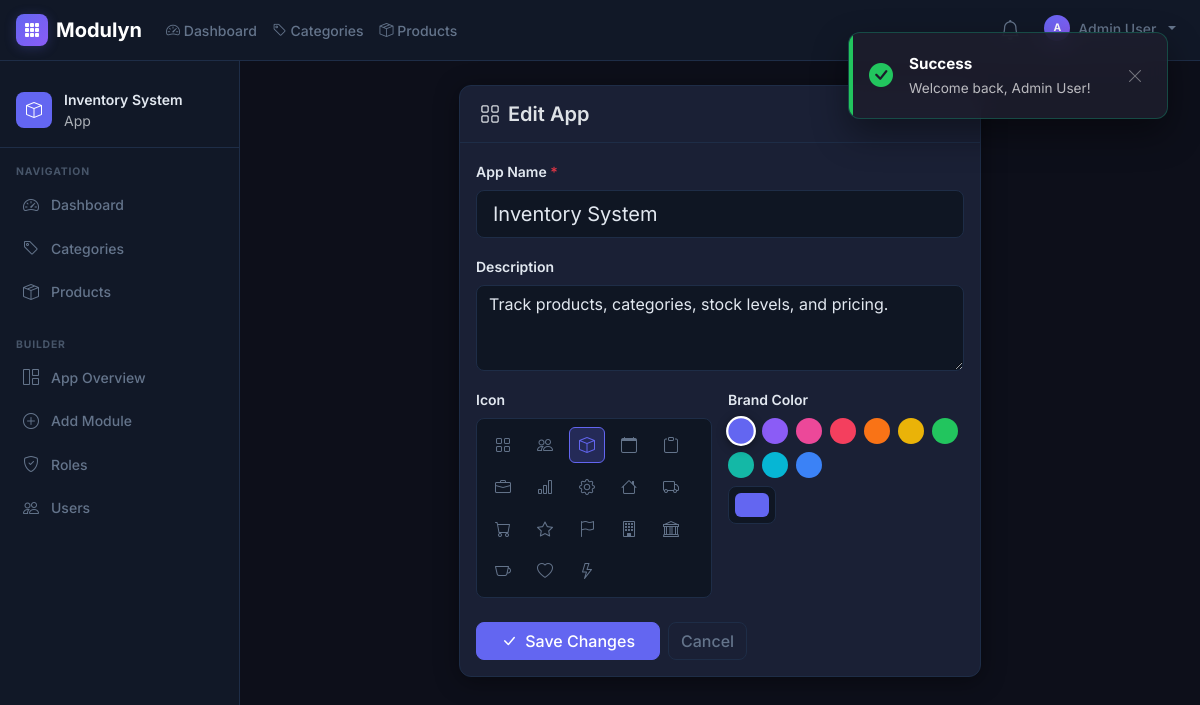
/apps/1/edit (signed in), run on the app's committed database.
### tables this page shows
CREATE TABLE IF NOT EXISTS `modules` (
    `id`            INT UNSIGNED   NOT NULL AUTO_INCREMENT,
    `app_id`        INT UNSIGNED   NOT NULL,
    `name`          VARCHAR(120)   NOT NULL,
    `slug`          VARCHAR(120)   NOT NULL,   
    `description`   TEXT           NULL,
    `icon`          VARCHAR(80)    NOT NULL DEFAULT 'bi-table',
    `sort_order`    INT            NOT NULL DEFAULT 0,
    `is_active`     TINYINT(1)     NOT NULL DEFAULT 1,
    `settings`      JSON           NULL,       
    `created_at`    DATETIME       NOT NULL DEFAULT CURRENT_TIMESTAMP,
    `updated_at`    DATETIME       NOT NULL DEFAULT CURRENT_TIMESTAMP ON UPDATE CURRENT_TIMESTAMP,
    PRIMARY KEY (`id`),
    UNIQUE KEY `uq_modules_app_slug` (`app_id`, `slug`),
    CONSTRAINT `fk_modules_app` FOREIGN KEY (`app_id`) REFERENCES `apps` (`id`) ON DELETE CASCADE
);

CREATE TABLE IF NOT EXISTS `apps` (
    `id`          INT UNSIGNED     NOT NULL AUTO_INCREMENT,
    `name`        VARCHAR(120)     NOT NULL,
    `slug`        VARCHAR(120)     NOT NULL,    
    `description` TEXT             NULL,
    `icon`        VARCHAR(80)      NOT NULL DEFAULT 'bi-grid',   
    `color`       VARCHAR(20)      NOT NULL DEFAULT '#6366f1',   
    `owner_id`    INT UNSIGNED     NOT NULL,
    `is_active`   TINYINT(1)       NOT NULL DEFAULT 1,
    `settings`    JSON             NULL,        
    `created_at`  DATETIME         NOT NULL DEFAULT CURRENT_TIMESTAMP,
    `updated_at`  DATETIME         NOT NULL DEFAULT CURRENT_TIMESTAMP ON UPDATE CURRENT_TIMESTAMP,
    PRIMARY KEY (`id`),
    UNIQUE KEY `uq_apps_slug` (`slug`),
    CONSTRAINT `fk_apps_owner` FOREIGN KEY (`owner_id`) REFERENCES `users` (`id`) ON DELETE CASCADE
);

### core/Controller.php (called while the page is built, shortened)
<?php
abstract class Controller
{
    protected function view(string $view, array $data = [], string $layout = 'main'): void
    {
        extract($data, EXTR_SKIP);
        $viewFile = BASE_PATH . '/views/' . str_replace('.', '/', $view) . '.php';
        require $viewFile;
        $layoutFile = BASE_PATH . '/views/layouts/' . $layout . '.php';
        require $layoutFile;
    }
}

### controllers/AppController.php (called while the page is built, shortened)
<?php
class AppController extends Controller
{
    private AppEngine $appEngine;
    public function __construct(\PDO $db)
    {
        $this->appEngine = new AppEngine($db);
    }
    public function edit(Request $req, array $params): void
    {
        $user  = Middleware::auth();
        $appId = (int)($params['id'] ?? 0);
        $app   = $this->appEngine->getApp($appId);
        $this->view('apps.create', ['title' => 'Edit App', 'app' => $app, 'user' => $user]);
    }
}

### index.php (called while the page is built, shortened)
<?php
require_once __DIR__ . '/config/database.php';
spl_autoload_register(function (string $class): void {
    $prefixes = [
        'Core\\'        => __DIR__ . '/core/',
        'Engine\\'      => __DIR__ . '/engine/',
        'Controllers\\' => __DIR__ . '/controllers/',
        'Models\\'      => __DIR__ . '/models/',
        'Plugins\\'     => __DIR__ . '/plugins/',
    ];
    foreach ($prefixes as $prefix => $dir) {
        if (str_starts_with($class, $prefix)) {
            $relative = substr($class, strlen($prefix));
            $file = $dir . str_replace('\\', '/', $relative) . '.php';
            if (file_exists($file)) {
                return;
            }
        }
    }
});
$pluginManager = new PluginManager();
$pluginManager->register(new \Plugins\AuditLog\AuditLogPlugin(getDB()));
$pluginManager->boot();
$router = new Router($pluginManager);
$request = new Request();
try {
    $router->dispatch($request);
} catch (\Exception $e) {
    file_put_contents(__DIR__.'/error.log', date('Y-m-d H:i:s') . ' | ' . $e->getMessage() . "\n" . $e->getTraceAsString() . "\n", FILE_APPEND);
    http_response_code(500);
    if (APP_ENV === 'development') {
        echo '<pre style="background:#1e1e2e;color:#cdd6f4;padding:2rem;font-family:monospace;">';
        echo '<strong style="color:#f38ba8">Error:</strong> ' . htmlspecialchars($e->getMessage()) . "\n\n";
        echo htmlspecialchars($e->getTraceAsString());
        echo '</pre>';
    } else {
        echo '<h1>Internal Server Error</h1><p>Please try again later.</p>';
    }
}

### engine/AppEngine.php (called while the page is built, shortened)
<?php
class AppEngine
{
    public function getApp(int $appId): ?array
    {
        $stmt = $this->db->prepare('SELECT * FROM apps WHERE id = ? AND is_active = 1');
        $stmt->execute([$appId]);
        return $stmt->fetch() ?: null;
    }
}

### core/Request.php (called while the page is built, shortened)
<?php
class Request
{
    public function method(): string
    {
        return strtoupper($_SERVER['REQUEST_METHOD'] ?? 'GET');
    }
}

### config/database.php (called while the page is built, shortened)
<?php
function getDB(): PDO
{
    static $pdo = null;
    if ($pdo === null) {
        $dsn = sprintf(
            'mysql:host=%s;port=%s;dbname=%s;charset=%s',
            DB_HOST, DB_PORT, DB_NAME, DB_CHARSET
        );
        $options = [
            PDO::ATTR_ERRMODE            => PDO::ERRMODE_EXCEPTION,
            PDO::ATTR_DEFAULT_FETCH_MODE => PDO::FETCH_ASSOC,
            PDO::ATTR_EMULATE_PREPARES   => false,
            PDO::ATTR_STRINGIFY_FETCHES  => false,
        ];
        $pdo = new PDO($dsn, DB_USER, DB_PASS, $options);
    }
    return $pdo;
}

### engine/ModuleEngine.php (called while the page is built, shortened)
<?php
class ModuleEngine
{
    public function listModules(int $appId): array
    {
        $stmt = $this->db->prepare(
            'SELECT * FROM modules WHERE app_id = ? AND is_active = 1 ORDER BY sort_order ASC, id ASC'
        );
        $stmt->execute([$appId]);
        return $stmt->fetchAll();
    }
}

### core/Session.php (called while the page is built, shortened)
<?php
class Session
{
    public static function get(string $key, mixed $default = null): mixed
    {
        return $_SESSION[$key] ?? $default;
    }
}

### core/Middleware.php (called while the page is built, shortened)
<?php
class Middleware
{
    public static function auth(): array
    {
        $user = Session::get('user');
        return $user;
    }
}

### views/apps/create.php (the view, shortened to what this page needs)
<div class="row justify-content-center">
<div class="col-lg-7">
<div class="card">
    <div class="card-header">
        <h5 class="mb-0 fw-semibold">
            <i class="bi bi-grid me-2"></i><?= isset($app) ? 'Edit App' : 'Create New App' ?>
        </h5>
    </div>
    <div class="card-body">
        <form method="POST"
              action="<?= isset($app) ? APP_URL.'/apps/'.$app['id'] : APP_URL.'/apps' ?>"
              class="needs-validation" novalidate>
            <div class="mb-3">
                <label for="name" class="form-label fw-semibold">App Name <span class="text-danger">*</span></label>
                <input type="text" class="form-control form-control-lg" id="name" name="name"
                       value="<?= htmlspecialchars($app['name'] ?? '') ?>"
                       placeholder="e.g., Inventory System, HR Platform" required>
            </div>
            <div class="mb-3">
                <label for="description" class="form-label fw-semibold">Description</label>
                <textarea class="form-control" id="description" name="description" rows="3"
                          placeholder="Describe what this app does..."><?= htmlspecialchars($app['description'] ?? '') ?></textarea>
            </div>
            <div class="row g-3 mb-4">
                <div class="col-md-6">
                    <label class="form-label fw-semibold">Icon</label>
                    <div class="icon-picker" id="iconPicker">
                        <?php
                        $icons = ['bi-grid','bi-people','bi-box','bi-calendar','bi-clipboard','bi-briefcase',
                                  'bi-bar-chart','bi-gear','bi-house','bi-truck','bi-cart','bi-star',
                                  'bi-flag','bi-building','bi-bank','bi-cup','bi-heart','bi-lightning'];
                        $selectedIcon = $app['icon'] ?? 'bi-grid';
                        foreach ($icons as $ic): ?>
                        <button type="button" class="icon-option <?= $ic === $selectedIcon ? 'active' : '' ?>"
                                data-icon="<?= $ic ?>" title="<?= $ic ?>">
                            <i class="bi <?= $ic ?>"></i>
                        </button>
                        <?php endforeach; ?>
                    </div>
                </div>
                <div class="col-md-6">
                    <label for="color" class="form-label fw-semibold">Brand Color</label>
                    <div class="color-presets mb-2" id="colorPresets">
                        <?php
                        $colors = ['#6366f1','#8b5cf6','#ec4899','#f43f5e','#f97316','#eab308',
                                   '#22c55e','#14b8a6','#06b6d4','#3b82f6'];
                        $selectedColor = $app['color'] ?? '#6366f1';
                        foreach ($colors as $c): ?>
                        <button type="button" class="color-dot <?= $c === $selectedColor ? 'active' : '' ?>"
                                data-color="<?= $c ?>" style="background:<?= $c ?>"></button>
                        <?php endforeach; ?>
                    </div>
                    <input type="color" class="form-control form-control-color" id="color" name="color"
                           value="<?= htmlspecialchars($selectedColor) ?>" title="Choose brand color">
                </div>
            </div>
            <div class="d-flex gap-2">
                <button type="submit" class="btn btn-primary px-4">
                    <i class="bi bi-check-lg me-1"></i> <?= isset($app) ? 'Save Changes' : 'Create App' ?>
                </button>
                <a href="<?= APP_URL ?>/apps" class="btn btn-outline-secondary">Cancel</a>
            </div>
        </form>
    </div>
</div>
</div>
</div>

### core/Router.php (shortened to what this page needs)
<?php
class Router
{
    private array $routes = [];
    private function addRoute(string $method, string $pattern, string $handler): void
    {
        $this->routes[$method][] = [
            'pattern' => $pattern,
            'handler' => $handler,
        ];
    }
    public function dispatch(Request $request): void
    {
        $method = $request->method();
        $uri    = $request->uri();
        $routeList = $this->routes[$method] ?? [];
        foreach ($routeList as $route) {
            $params = $this->matchPattern($route['pattern'], $uri);
            if ($params !== null) {
                $this->callHandler($route['handler'], $params, $request);
                return;
            }
        }
    }
    private function matchPattern(string $pattern, string $uri): ?array
    {
        $regex = preg_replace('/\{([a-zA-Z_]+)\}/', '(?P<$1>[^/]+)', $pattern);
        $regex = '#^' . $regex . '$#';
        if (preg_match($regex, $uri, $matches)) {
            return array_filter($matches, 'is_string', ARRAY_FILTER_USE_KEY);
        }
        return null;
    }
    private function callHandler(string $handler, array $params, Request $request): void
    {
        [$controllerName, $method] = explode('@', $handler);
        $controller = new $fqcn(getDB());
        $request->setRouteParams($params);
        $controller->$method($request, $params);
    }
}

### views/partials/navbar.php (shortened to what this page needs)
<?php
$user    = $user ?? \Core\Session::get('user');
$currentApp = $app ?? null;
$modules = [];
if ($currentApp) {
    $modEngine = new \Engine\ModuleEngine(getDB());
    $modules   = $modEngine->listModules($currentApp['id']);
}
?>
<nav class="navbar navbar-dark navbar-expand-lg app-navbar px-3">
    <a class="navbar-brand d-flex align-items-center gap-2" href="<?= APP_URL ?>">
        <div class="brand-icon"><i class="bi bi-grid-3x3-gap-fill"></i></div>
        <span class="fw-bold">Modulyn</span>
    </a>
    <div class="collapse navbar-collapse" id="mainNav">
        <?php if ($currentApp): ?>
        <ul class="navbar-nav me-auto">
            <li class="nav-item">
                <a class="nav-link" href="<?= APP_URL ?>/apps/<?= $currentApp['id'] ?>/dashboard">
                    <i class="bi bi-speedometer2"></i> Dashboard
                </a>
            </li>
            <?php foreach ($modules as $m): ?>
            <li class="nav-item">
                <a class="nav-link" href="<?= APP_URL ?>/apps/<?= $currentApp['id'] ?>/<?= $m['slug'] ?>">
                    <i class="bi <?= htmlspecialchars($m['icon']) ?>"></i>
                    <?= htmlspecialchars($m['name']) ?>
                </a>
            </li>
            <?php endforeach; ?>
        </ul>
        <?php endif; ?>
        <ul class="navbar-nav ms-auto gap-2 mt-3 mt-lg-0">
            <?php if ($user): ?>
            <li class="nav-item dropdown">
                <a class="nav-link d-flex align-items-center gap-1 position-relative"
                   href="#"
                   id="notifDropdown"
                   role="button"
                   data-bs-toggle="dropdown"
                   data-bs-auto-close="outside"
                   aria-expanded="false"
                   title="Notifications">
                    <div class="position-relative">
                        <i class="bi bi-bell fs-5"></i>
                    </div>
                </a>
            </li>
            <li class="nav-item dropdown">
                <a class="nav-link dropdown-toggle d-flex align-items-center gap-2" href="#" data-bs-toggle="dropdown">
                    <div class="user-avatar user-avatar-sm"><?= strtoupper(substr($user['name'], 0, 1)) ?></div>
                    <span><?= htmlspecialchars($user['name']) ?></span>
                </a>
            </li>
            <?php else: ?>
            <li class="nav-item"><a class="nav-link" href="<?= APP_URL ?>/login">Login</a></li>
            <?php endif; ?>
        </ul>
    </div>
</nav>

### views/partials/sidebar.php
<?php
$currentApp = $app ?? null;
$user = $user ?? \Core\Session::get('user');
?>
<?php if ($currentApp): ?>
<aside class="app-sidebar">
    <div class="sidebar-header">
        <div class="sidebar-app-icon" style="background: <?= htmlspecialchars($currentApp['color']) ?>">
            <i class="bi <?= htmlspecialchars($currentApp['icon']) ?>"></i>
        </div>
        <div>
            <div class="sidebar-app-name"><?= htmlspecialchars($currentApp['name']) ?></div>
            <div class="sidebar-app-sub text-muted small">App</div>
        </div>
    </div>
    <div class="sidebar-section-label">Navigation</div>
    <nav class="sidebar-nav">
        <a href="<?= APP_URL ?>/apps/<?= $currentApp['id'] ?>/dashboard" class="sidebar-link">
            <i class="bi bi-speedometer2"></i><span>Dashboard</span>
        </a>
        <?php
        $modEngine = new \Engine\ModuleEngine(getDB());
        $modules   = $modEngine->listModules($currentApp['id']);
        foreach ($modules as $m):
        ?>
        <a href="<?= APP_URL ?>/apps/<?= $currentApp['id'] ?>/<?= $m['slug'] ?>" class="sidebar-link">
            <i class="bi <?= htmlspecialchars($m['icon']) ?>"></i>
            <span><?= htmlspecialchars($m['name']) ?></span>
        </a>
        <?php endforeach; ?>
    </nav>
    <?php if (!empty($user['is_admin'])): ?>
    <div class="sidebar-section-label mt-3">Builder</div>
    <nav class="sidebar-nav">
        <a href="<?= APP_URL ?>/apps/<?= $currentApp['id'] ?>" class="sidebar-link">
            <i class="bi bi-grid-1x2"></i><span>App Overview</span>
        </a>
        <a href="<?= APP_URL ?>/apps/<?= $currentApp['id'] ?>/modules/create" class="sidebar-link">
            <i class="bi bi-plus-circle"></i><span>Add Module</span>
        </a>
        <a href="<?= APP_URL ?>/apps/<?= $currentApp['id'] ?>/roles" class="sidebar-link">
            <i class="bi bi-shield-check"></i><span>Roles</span>
        </a>
        <a href="<?= APP_URL ?>/apps/<?= $currentApp['id'] ?>/users" class="sidebar-link">
            <i class="bi bi-people"></i><span>Users</span>
        </a>
    </nav>
    <?php endif; ?>
</aside>
<?php endif; ?>

### data on the page
modules: name "Categories"
modules: name "Products"
apps: name "Inventory System", description "Track products, categories, stock levels, and pricing.", color "#6366f1"
